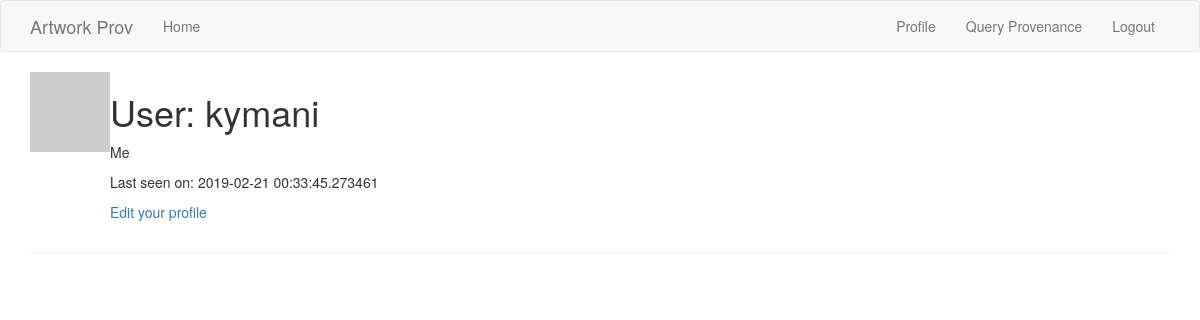
The page /user/kymani (signed in) on the database as committed earlier.
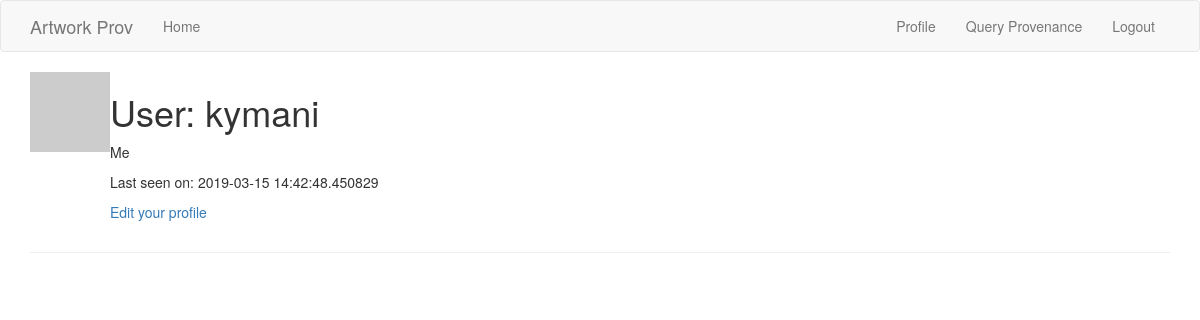
The same page on the database as committed later.
### app/models.py (models this page shows, shortened)
class User(UserMixin, db.Model):
    __tablename__ = 'user'
    id = db.Column(db.Integer, primary_key=True)
    username = db.Column(db.String(64), index=True, unique=True)
    email = db.Column(db.String(120), index=True, unique=True)
    password_hash = db.Column(db.String(128))
    about_me = db.Column(db.String(140))
    last_seen = db.Column(db.DateTime, default=datetime.utcnow)
    def avatar(self, size):
        digest = md5(self.email.lower().encode('utf-8')).hexdigest()
        return 'https://www.gravatar.com/avatar/{}?d=identicon&s={}'.format(
            digest, size)

### app/routes.py (the view)
@app.route('/user/<username>')
@login_required
def user(username):
    user = User.query.filter_by(username=username).first_or_404()
    return render_template('user.html', user=user)

### app/models.py (called while the page is built)
@login.user_loader
def load_user(id):
    return User.query.get(int(id))

### app/routes.py (called while the page is built)
@app.before_request
def before_request():
    if current_user.is_authenticated:
        current_user.last_seen = datetime.utcnow()
        db.session.commit()

### app/templates/user.html
{% extends "base.html" %}
{% block app_content %}
    <table>
        <tr valign="top">
            <td><img src="{{ user.avatar(128) }}"></td>
            <td>
                <h1>User: {{ user.username }}</h1>
                {% if user.about_me %}<p>{{ user.about_me }}</p>{% endif %}
                {% if user.last_seen %}<p>Last seen on: {{ user.last_seen }}</p>{% endif %}
                {% if user == current_user %}
                <p><a href="{{ url_for('edit_profile') }}">Edit your profile</a></p>
                {% endif %}
            </td>
        </tr>
    </table>
    <hr>
{% endblock %}

Rows that differ between the two databases and show on the page:
changed User "kymani": last_seen "2019-02-21 00:33:45.273461" → "2019-03-15 14:42:48.450829"
